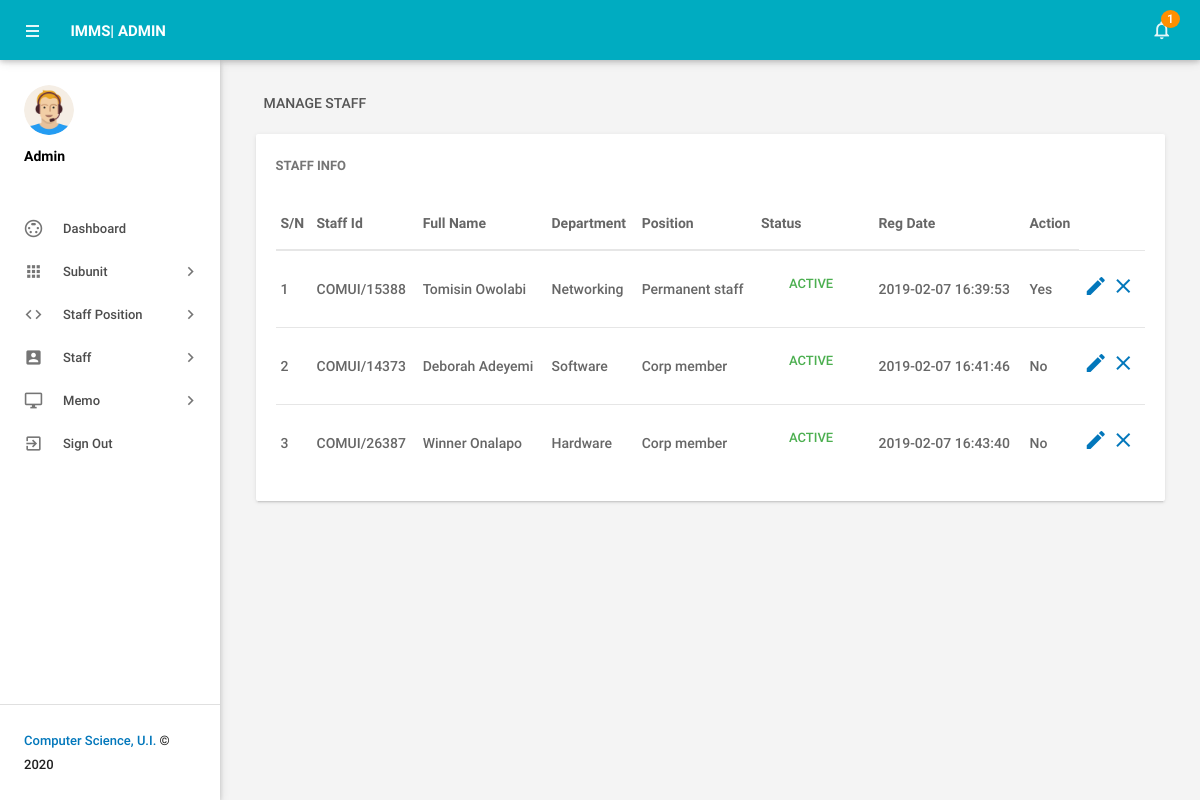
Page /admin/manageemployee.php (signed in) on the committed database.
### tables this page shows
CREATE TABLE `tblemployees` (
  `id` int(11) NOT NULL,
  `EmpId` varchar(100) NOT NULL,
  `FirstName` varchar(150) NOT NULL,
  `LastName` varchar(150) NOT NULL,
  `EmailId` varchar(200) NOT NULL,
  `Password` varchar(180) NOT NULL,
  `Gender` varchar(100) NOT NULL,
  `Supervisor` varchar(5) NOT NULL,
  `Subunit` varchar(255) NOT NULL,
  `Address` varchar(255) NOT NULL,
  `Position_type` varchar(200) NOT NULL,
  `Phonenumber` char(11) NOT NULL,
  `Status` int(1) NOT NULL,
  `RegDate` timestamp NOT NULL DEFAULT CURRENT_TIMESTAMP
);

### admin/manageemployee.php (the view, shortened to what this page needs)
<?php
include('includes/config.php');
if(strlen($_SESSION['alogin'])==0)
    {
header('location:index.php');
}
else{
 ?>
<!DOCTYPE html>
<html lang="en">
    <head>
        <link type="text/css" rel="stylesheet" href="../assets/plugins/materialize/css/materialize.min.css"/>
        <link href="../assets/plugins/material-preloader/css/materialPreloader.min.css" rel="stylesheet">
        <link href="../assets/plugins/datatables/css/jquery.dataTables.min.css" rel="stylesheet">
        <link href="../assets/css/alpha.min.css" rel="stylesheet" type="text/css"/>
        <link href="../assets/css/custom.css" rel="stylesheet" type="text/css"/>
    </head>
    <body>
       <?php include('includes/header.php');?>
       <?php include('includes/sidebar.php');?>
            <main class="mn-inner">
                <div class="row">
                    <div class="col s12">
                        <div class="page-title">Manage Staff</div>
                    </div>
                    <div class="col s12 m12 l12">
                        <div class="card">
                            <div class="card-content">
                                <span class="card-title">Staff Info</span>
                                <table id="example" class="display responsive-table ">
                                    <thead>
                                        <tr>
                                            <th>S/N</th>
                                            <th>Staff Id</th>
                                            <th>Full Name</th>
                                            <th>Department</th>
                                            <th>Position</th>
                                            <th>Status</th>
                                            <th>Reg Date</th>
                                            <th>Action</th>
                                        </tr>
                                    </thead>
                                    <tbody>
<?php $sql = "SELECT EmpId,FirstName,LastName,Subunit,Position_type,Status,RegDate,Supervisor,id from  tblemployees";
$query = $dbh -> prepare($sql);
$query->execute();
$results=$query->fetchAll(PDO::FETCH_OBJ);
$cnt=1;
if($query->rowCount() > 0)
{
foreach($results as $result)
{               ?>
                                        <tr>
                                            <td> <?php echo htmlentities($cnt);?></td>
                                            <td><?php echo htmlentities($result->EmpId);?></td>
                                            <td><?php echo htmlentities($result->FirstName);?>&nbsp;<?php echo htmlentities($result->LastName);?></td>
                                            <td><?php echo htmlentities($result->Subunit);?></td>
                                            <td><?php echo htmlentities($result->Position_type);?></td>
                                             <td><?php $stats=$result->Status;
if($stats){
                                             ?>
                                                 <a class="waves-effect waves-green btn-flat m-b-xs">Active</a>
                                                 <?php } else { ?>
                                                 <a class="waves-effect waves-red btn-flat m-b-xs">Inactive</a>
                                                 <?php } ?>
                                             </td>
                                              <td><?php echo htmlentities($result->RegDate);?></td>
                                              <td><?php echo htmlentities($result->Supervisor);?></td>
                                            <td><a href="editemployee.php?empid=<?php echo htmlentities($result->id);?>"><i class="material-icons">mode_edit</i></a>
                                        <?php if($result->Status==1)
 {?>
<a href="manageemployee.php?inid=<?php echo htmlentities($result->id);?>" onclick="return confirm('Are you sure you want to inactive this Employe?');"" > <i class="material-icons" title="Inactive">clear</i>
<?php } else {?>
                                            <a href="manageemployee.php?id=<?php echo htmlentities($result->id);?>" onclick="return confirm('Are you sure you want to active this employee?');""><i class="material-icons" title="Active">done</i>
                                            <?php } ?> </td>
                                        </tr>
                                         <?php $cnt++;} }?>
                                    </tbody>
                                </table>
                            </div>
                        </div>
                    </div>
                </div>
            </main>
        </div>
        <div class="left-sidebar-hover"></div>
    </body>
</html>
<?php } ?>

### rows in the picture
tblemployees: EmpId "COMUI/15388", FirstName "Tomisin", LastName "Owolabi", Subunit "Networking", Position_type "Permanent staff", Status "ACTIVE", RegDate "2019-02-07 16:39:53", Supervisor "Yes"
tblemployees: EmpId "COMUI/14373", FirstName "Deborah", LastName "Adeyemi", Subunit "Software", Position_type "Corp member", Status "ACTIVE", RegDate "2019-02-07 16:41:46", Supervisor "No"
tblemployees: EmpId "COMUI/26387", FirstName "Winner", LastName "Onalapo", Subunit "Hardware", Position_type "Corp member", Status "ACTIVE", RegDate "2019-02-07 16:43:40", Supervisor "No"

### other values in the picture
$unreadcount "1"
